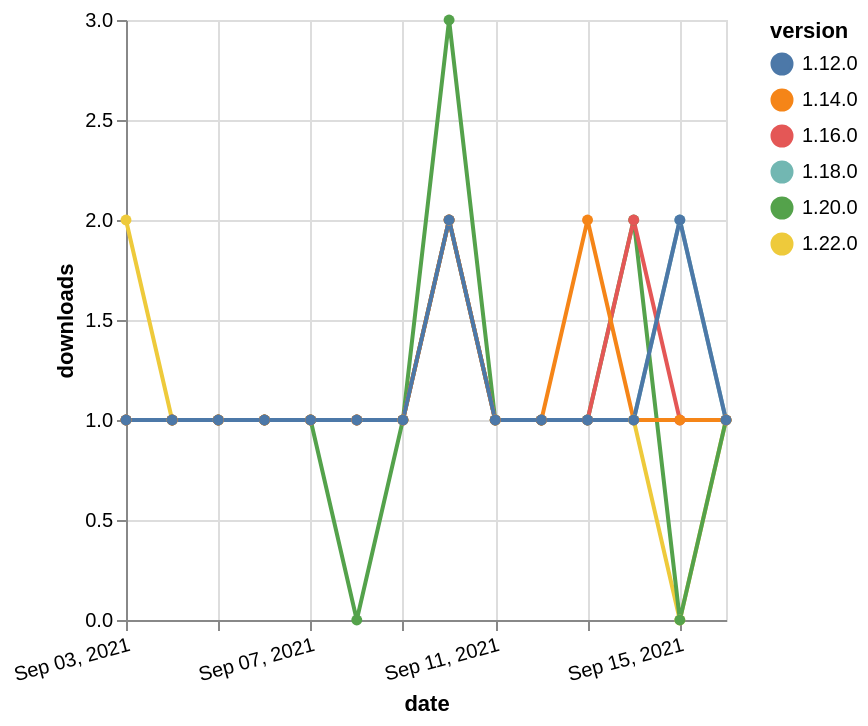

The Vega-Lite source for this figure:
### Vega-Lite specification from a JSON file in a GitHub repository (floating-point values rounded to 4 significant figures)
{"$schema": "https://vega.github.io/schema/vega-lite/v5.json", "description": "A simple bar chart with embedded data.", "data": {"values": [{"date": "2021-09-03", "total": 165, "delta": 1, "version": "1.18.0"}, {"date": "2021-09-04", "total": 166, "delta": 1, "version": "1.18.0"}, {"date": "2021-09-05", "total": 167, "delta": 1, "version": "1.18.0"}, {"date": "2021-09-06", "total": 168, "delta": 1, "version": "1.18.0"}, {"date": "2021-09-07", "total": 169, "delta": 1, "version": "1.18.0"}, {"date": "2021-09-08", "total": 170, "delta": 1, "version": "1.18.0"}, {"date": "2021-09-09", "total": 171, "delta": 1, "version": "1.18.0"}, {"date": "2021-09-10", "total": 173, "delta": 2, "version": "1.18.0"}, {"date": "2021-09-11", "total": 174, "delta": 1, "version": "1.18.0"}, {"date": "2021-09-12", "total": 175, "delta": 1, "version": "1.18.0"}, {"date": "2021-09-13", "total": 176, "delta": 1, "version": "1.18.0"}, {"date": "2021-09-14", "total": 177, "delta": 1, "version": "1.18.0"}, {"date": "2021-09-15", "total": 179, "delta": 2, "version": "1.18.0"}, {"date": "2021-09-16", "total": 180, "delta": 1, "version": "1.18.0"}, {"date": "2021-09-03", "total": 118, "delta": 2, "version": "1.22.0"}, {"date": "2021-09-04", "total": 119, "delta": 1, "version": "1.22.0"}, {"date": "2021-09-05", "total": 120, "delta": 1, "version": "1.22.0"}, {"date": "2021-09-06", "total": 121, "delta": 1, "version": "1.22.0"}, {"date": "2021-09-07", "total": 122, "delta": 1, "version": "1.22.0"}, {"date": "2021-09-08", "total": 123, "delta": 1, "version": "1.22.0"}, {"date": "2021-09-09", "total": 124, "delta": 1, "version": "1.22.0"}, {"date": "2021-09-10", "total": 126, "delta": 2, "version": "1.22.0"}, {"date": "2021-09-11", "total": 127, "delta": 1, "version": "1.22.0"}, {"date": "2021-09-12", "total": 128, "delta": 1, "version": "1.22.0"}, {"date": "2021-09-13", "total": 129, "delta": 1, "version": "1.22.0"}, {"date": "2021-09-14", "total": 130, "delta": 1, "version": "1.22.0"}, {"date": "2021-09-15", "total": 130, "delta": 0, "version": "1.22.0"}, {"date": "2021-09-16", "total": 131, "delta": 1, "version": "1.22.0"}, {"date": "2021-09-03", "total": 180, "delta": 1, "version": "1.20.0"}, {"date": "2021-09-04", "total": 181, "delta": 1, "version": "1.20.0"}, {"date": "2021-09-05", "total": 182, "delta": 1, "version": "1.20.0"}, {"date": "2021-09-06", "total": 183, "delta": 1, "version": "1.20.0"}, {"date": "2021-09-07", "total": 184, "delta": 1, "version": "1.20.0"}, {"date": "2021-09-08", "total": 184, "delta": 0, "version": "1.20.0"}, {"date": "2021-09-09", "total": 185, "delta": 1, "version": "1.20.0"}, {"date": "2021-09-10", "total": 188, "delta": 3, "version": "1.20.0"}, {"date": "2021-09-11", "total": 189, "delta": 1, "version": "1.20.0"}, {"date": "2021-09-12", "total": 190, "delta": 1, "version": "1.20.0"}, {"date": "2021-09-13", "total": 191, "delta": 1, "version": "1.20.0"}, {"date": "2021-09-14", "total": 193, "delta": 2, "version": "1.20.0"}, {"date": "2021-09-15", "total": 193, "delta": 0, "version": "1.20.0"}, {"date": "2021-09-16", "total": 194, "delta": 1, "version": "1.20.0"}, {"date": "2021-09-03", "total": 194, "delta": 1, "version": "1.16.0"}, {"date": "2021-09-04", "total": 195, "delta": 1, "version": "1.16.0"}, {"date": "2021-09-05", "total": 196, "delta": 1, "version": "1.16.0"}, {"date": "2021-09-06", "total": 197, "delta": 1, "version": "1.16.0"}, {"date": "2021-09-07", "total": 198, "delta": 1, "version": "1.16.0"}, {"date": "2021-09-08", "total": 199, "delta": 1, "version": "1.16.0"}, {"date": "2021-09-09", "total": 200, "delta": 1, "version": "1.16.0"}, {"date": "2021-09-10", "total": 202, "delta": 2, "version": "1.16.0"}, {"date": "2021-09-11", "total": 203, "delta": 1, "version": "1.16.0"}, {"date": "2021-09-12", "total": 204, "delta": 1, "version": "1.16.0"}, {"date": "2021-09-13", "total": 205, "delta": 1, "version": "1.16.0"}, {"date": "2021-09-14", "total": 207, "delta": 2, "version": "1.16.0"}, {"date": "2021-09-15", "total": 208, "delta": 1, "version": "1.16.0"}, {"date": "2021-09-16", "total": 209, "delta": 1, "version": "1.16.0"}, {"date": "2021-09-03", "total": 201, "delta": 1, "version": "1.14.0"}, {"date": "2021-09-04", "total": 202, "delta": 1, "version": "1.14.0"}, {"date": "2021-09-05", "total": 203, "delta": 1, "version": "1.14.0"}, {"date": "2021-09-06", "total": 204, "delta": 1, "version": "1.14.0"}, {"date": "2021-09-07", "total": 205, "delta": 1, "version": "1.14.0"}, {"date": "2021-09-08", "total": 206, "delta": 1, "version": "1.14.0"}, {"date": "2021-09-09", "total": 207, "delta": 1, "version": "1.14.0"}, {"date": "2021-09-10", "total": 209, "delta": 2, "version": "1.14.0"}, {"date": "2021-09-11", "total": 210, "delta": 1, "version": "1.14.0"}, {"date": "2021-09-12", "total": 211, "delta": 1, "version": "1.14.0"}, {"date": "2021-09-13", "total": 213, "delta": 2, "version": "1.14.0"}, {"date": "2021-09-14", "total": 214, "delta": 1, "version": "1.14.0"}, {"date": "2021-09-15", "total": 215, "delta": 1, "version": "1.14.0"}, {"date": "2021-09-16", "total": 216, "delta": 1, "version": "1.14.0"}, {"date": "2021-09-03", "total": 250, "delta": 1, "version": "1.12.0"}, {"date": "2021-09-04", "total": 251, "delta": 1, "version": "1.12.0"}, {"date": "2021-09-05", "total": 252, "delta": 1, "version": "1.12.0"}, {"date": "2021-09-06", "total": 253, "delta": 1, "version": "1.12.0"}, {"date": "2021-09-07", "total": 254, "delta": 1, "version": "1.12.0"}, {"date": "2021-09-08", "total": 255, "delta": 1, "version": "1.12.0"}, {"date": "2021-09-09", "total": 256, "delta": 1, "version": "1.12.0"}, {"date": "2021-09-10", "total": 258, "delta": 2, "version": "1.12.0"}, {"date": "2021-09-11", "total": 259, "delta": 1, "version": "1.12.0"}, {"date": "2021-09-12", "total": 260, "delta": 1, "version": "1.12.0"}, {"date": "2021-09-13", "total": 261, "delta": 1, "version": "1.12.0"}, {"date": "2021-09-14", "total": 262, "delta": 1, "version": "1.12.0"}, {"date": "2021-09-15", "total": 264, "delta": 2, "version": "1.12.0"}, {"date": "2021-09-16", "total": 265, "delta": 1, "version": "1.12.0"}]}, "width": "container", "mark": {"type": "line", "point": {"filled": true}}, "encoding": {"x": {"field": "date", "type": "temporal", "timeUnit": "yearmonthdate", "title": "date", "axis": {"labelAngle": -15}}, "y": {"field": "delta", "type": "quantitative", "title": "downloads"}, "color": {"field": "version", "type": "nominal"}, "tooltip": {"field": "delta"}}}
